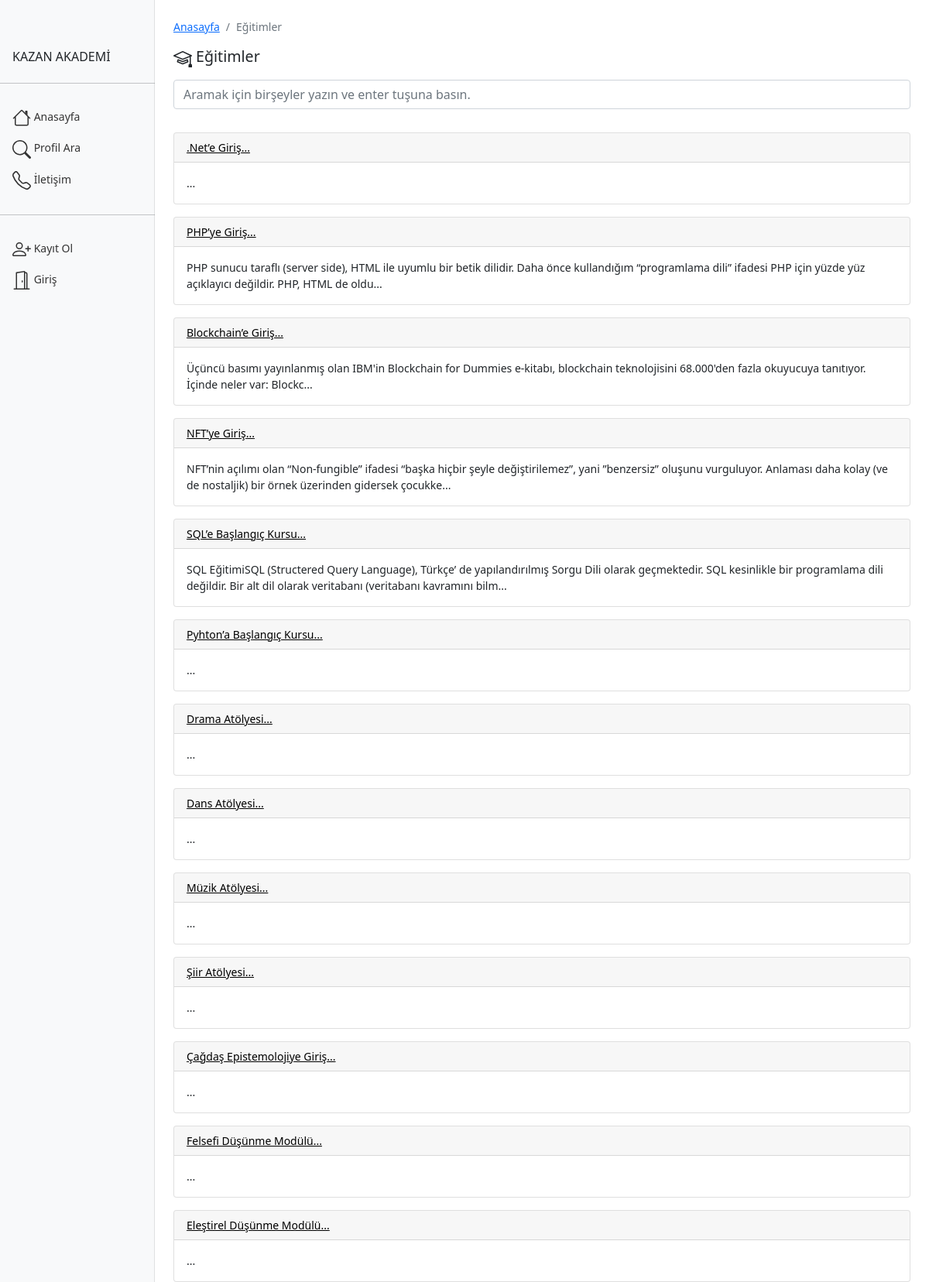
/sertifika/egitimler.php, run on the app's committed database.
### tables this page shows
CREATE TABLE `egitimler` (
  `id` int(11) NOT NULL AUTO_INCREMENT,
  `egitim_adi` varchar(100) NOT NULL,
  `icerik` text,
  `durumu` tinyint(4) NOT NULL DEFAULT '1',
  UNIQUE KEY `sertifika_turleri_id_IDX` (`id`) USING BTREE
);

### sertifika/inc/ayar.php (called while the page is built, shortened)
<?php
function kisalt($metin, $uzunluk){
      $metin = substr($metin, 0, $uzunluk)."...";
      $metin_son = strrchr($metin, " ");
      return $metin;
  }

### sertifika/egitimler.php (the view, shortened to what this page needs)
<?php
include './inc/ayar.php';
include './inc/sayfabasi.php';
$ara = '';
$egitimler = mysql_query('Select * from egitimler where durumu=1 '.(!empty($ara)?' and  egitim_adi like "%'.mysql_real_escape_string($ara).'%" or  icerik like "%'.mysql_real_escape_string($ara).'%" ':'').' order by id desc');
?>
<nav aria-label="breadcrumb">
  <ol class="breadcrumb">
    <li class="breadcrumb-item"><a href="/sertifika/index.php">Anasayfa</a></li>
    <li class="breadcrumb-item active">Eğitimler</li>
  </ol>
</nav>
<h2 class="mb-3">
 Eğitimler
</h2>
<div>
<div class="row">
            <div class="col-12">
                <form class="needs-validation" novalidate="" method="POST">
                    <input type="text" name="ara" class="form-control" id="ara"
                        placeholder="Aramak için birşeyler yazın ve enter tuşuna basın." value="<?php echo @$ara;?>"
                        required="">
                </form>
            </div>
            <div class="col-12">
                <?php while($egitim = mysql_fetch_array($egitimler)){
                    echo '<div class="card mt-3"><div class="card-header"><a class="text-black" href="/sertifika/egitim.php?id='.$egitim['id'].'">'.kisalt($egitim['egitim_adi'],60).'</a></div>
                    <div class="card-body">'.kisalt(strip_tags($egitim['icerik']),220).'</div>
                    </div>';
                }
                ?>
            </div>
        </div>
</div>
<?php
include './inc/sayfasonu.php';

### sertifika/css/style.css (style rules this page uses)
body { font-size: .875rem; }
h2 { font-size: 1.4em; }

### data on the page
egitimler: egitim_adi ".Net’e Giriş...", icerik "..."
egitimler: egitim_adi "PHP’ye Giriş...", icerik "PHP sunucu taraflı (server side), HTML ile uyumlu bir betik dilidir. Daha önce kullandığım “programlama dili” ifadesi PHP için yüzde yüz açıklayıcı değildir. PHP, HTML de oldu..."
egitimler: egitim_adi "Blockchain’e Giriş...", icerik "Üçüncü basımı yayınlanmış olan IBM'in Blockchain for Dummies e-kitabı, blockchain teknolojisini 68.000'den fazla okuyucuya tanıtıyor. İçinde neler var: Blockc..."
egitimler: egitim_adi "NFT’ye Giriş...", icerik "NFT’nin açılımı olan “Non-fungible” ifadesi “başka hiçbir şeyle değiştirilemez”, yani ”benzersiz” oluşunu vurguluyor. Anlaması daha kolay (ve de nostaljik) bir örnek üzerinden gidersek çocukke..."
egitimler: egitim_adi "SQL’e Başlangıç Kursu...", icerik "SQL EğitimiSQL (Structered Query Language), Türkçe’ de yapılandırılmış Sorgu Dili olarak geçmektedir. SQL kesinlikle bir programlama dili değildir. Bir alt dil olarak veritabanı (veritabanı kavramını bilm..."
egitimler: egitim_adi "Pyhton’a Başlangıç Kursu...", icerik "..."
egitimler: egitim_adi "Drama Atölyesi...", icerik "..."
egitimler: egitim_adi "Dans Atölyesi...", icerik "..."
egitimler: egitim_adi "Müzik Atölyesi...", icerik "..."
egitimler: egitim_adi "Şiir Atölyesi...", icerik "..."
egitimler: egitim_adi "Çağdaş Epistemolojiye Giriş...", icerik "..."
egitimler: egitim_adi "Felsefi Düşünme Modülü...", icerik "..."
egitimler: egitim_adi "Eleştirel Düşünme Modülü...", icerik "..."
